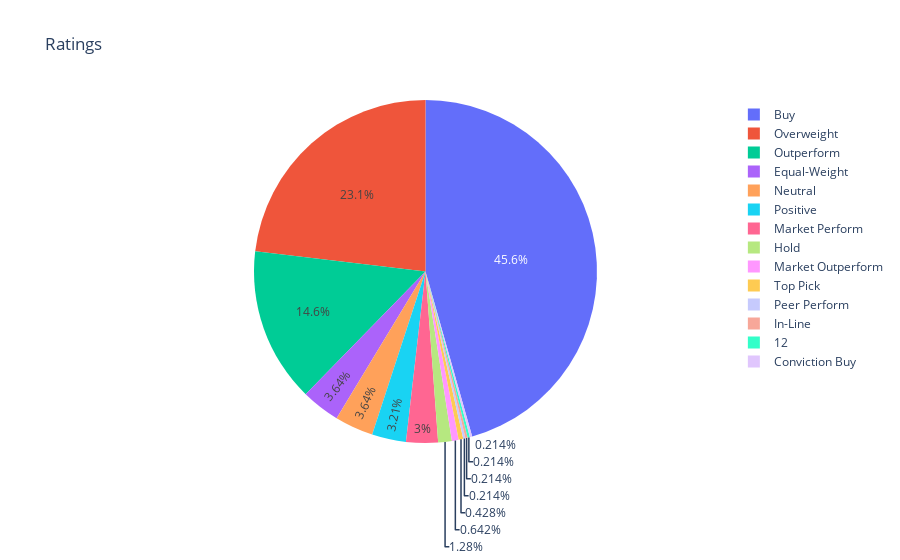

The notebook cell saved with this chart:
### Markdown cell above
analysts

### Code cell
import plotly.express as px
data = t.get_upgrades_downgrades()

grades = list(data['ToGrade'])
print(grades)

from collections import Counter
values = list(Counter(grades).values())
keys = list(Counter(grades).keys())
print(values, keys)

fig3 = px.pie(values=values, names=keys, title='Ratings')
fig3.show()

### Figure 1 — Plotly figure (JSON) as saved in the notebook; plotly's stock layout.template omitted (floating-point values rounded to 4 significant figures)
{"data": [{"domain": {"x": [0, 1], "y": [0, 1]}, "hovertemplate": "label=%{label}<br>value=%{value}<extra></extra>", "labels": ["Overweight", "Buy", "Positive", "Outperform", "Equal-Weight", "Market Perform", "Peer Perform", "Hold", "Market Outperform", "Neutral", "In-Line", "Top Pick", "", "Conviction Buy"], "legendgroup": "", "name": "", "showlegend": true, "type": "pie", "values": [108, 213, 15, 68, 17, 14, 1, 6, 3, 17, 1, 2, 1, 1]}], "layout": {"legend": {"tracegroupgap": 0}, "title": {"text": "Ratings"}}}
